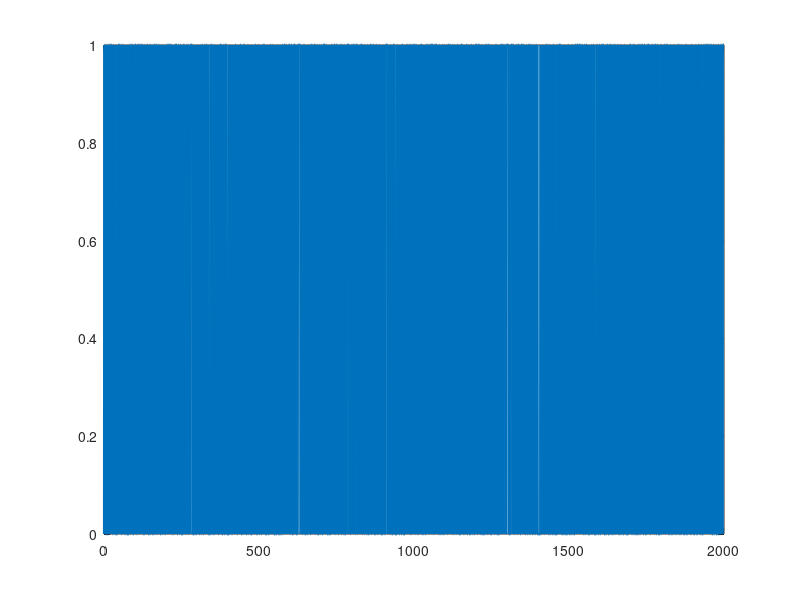
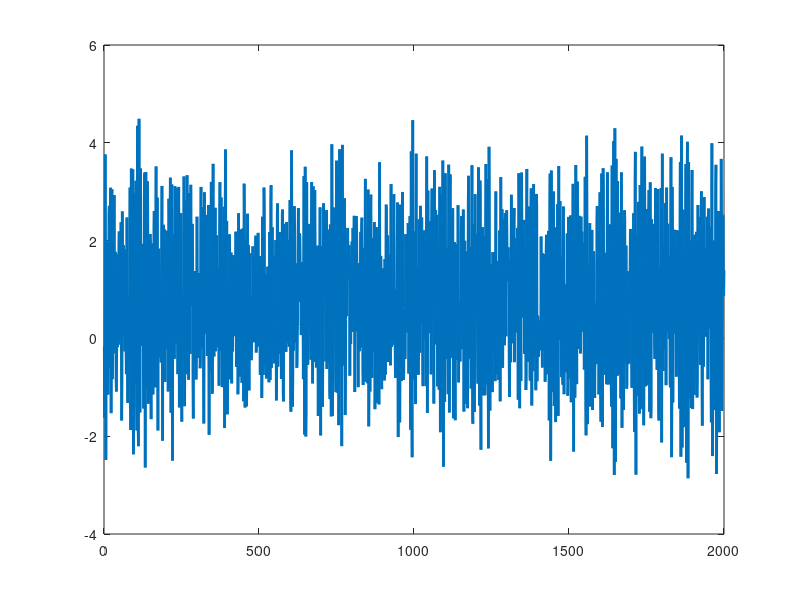

MATLAB code to generate these figures, in order: (Note: this script raises an error after producing the figures.)
%%%%%%%%%%%%%%%%%%%%%%%%%%%%%%%%%%%%%%%%%%%%%%%
%%% Exemplo de estimacao de parametros de  %%%%
%%% um modelo ARX(2,1) usando o método OLS %%%%
%%%%%%%%%%%%%%%%%%%%%%%%%%%%%%%%%%%%%%%%%%%%%%%

clear; clc; close;

sig2 = 0.01;  % variancia do ruido branco
N = 2000;     % num. de observacoes das series {u(k),y(k)}, k=1, ..., N
TAUmax = 20;  % Max. lag para FAC
n = 2;        % Ordem da regressao de saida
m = 1;        % Ordem da regressao de entrada

%%%%%% Geracao das series de entrada (u) e de saida (y)

u = sign(randn(2*N,1));  % SINAL DE ENTRADA (onda quadrada aleatoria)
u = (u+1)/2;
y = zeros(1,n);
for k = n+1:2*N
  y(k) = 0.43*y(k-1)-0.67*y(k-2) + 1.98*u(k-1) + sqrt(sig2)*randn; 	
end

u = u(N+1:end);
y = y(N+1:end);

figure; 
plot(u,'linewidth',2);

figure; 
plot(y,'linewidth',2);

%%%%%%%%%%%%%%%%%%%%%%%%%%
%%% ETAPA DE ESTIMACAO %%%
%%%%%%%%%%%%%%%%%%%%%%%%%%

n = 2;        % Ordem da regressao de saida
m = 1;        % Ordem da regressao de entrada

p = [];
X = [];
N = length(y);
for k = max(n,m)+1:N
  p = [p; y(k)]; 
  X = [X; y(k-1) y(k-2) u(k-1)]; % ARX(2,1)
  %X = [X; y(k-1) u(k-1) u(k-2)]; % ARX(1,2)
  %X = [X; y(k-1) y(k-2) y(k-3) u(k-1) u(k-2)]; % ARX(3,2)	
end

B1 = inv(X'*X)*X'*p;
B2 = pinv(X)*p;
B3 = X\p;

OLS = [B1 B2 B3];
disp(OLS);

% Predicao (saida vetorial ou todos de uma vez)
yhat = X*B2;        % Predicao da variavel de saida (com dados de estimacao)
residuos = p - yhat;

% Analise dos residuos
fcac = myfac3(residuos,TAUmax);  % estimativas da FCAC
limconf = (2/sqrt(N))*ones(1,TAUmax);
figure; 
stem(fcac,'linewidth',2); 
hold on;
plot(limconf,'r-','linewidth',2,-limconf,'r-','linewidth',2); 
hold off

figure; 
histfit(residuos,20);

% Forma Alternativa: (saida escalar ou predicao um-a-um)
for k = 1:N-n
  yhat2(k) = X(k,:)*B2;
  resd(k) = p(k) - yhat2(k);
end

%% Estimacao via algoritmo LMS
w = zeros(n+m,1);
lr = 0.1;           % Passo de aprendizagem
Nr = 10;            % Numero de repeticoes (opcional)
%for i=1:Nr,
  for k=max(n,m)+1:N
    %x = [y(k-1); y(k-2); y(k-3); u(k-1); u(k-2)];
    x = [y(k-1); y(k-2); u(k-1)];
    yhat3 = w'*x;
    erro = y(k) - yhat3; 
    w = w + lr*erro*x;          % LMS Padrao
    % w = w + lr*erro*x/(x'*x);   % LMS normalizado
  end
%end

param = [0.43; -0.67; 1.98];
disp(param);
disp(w);

%% END